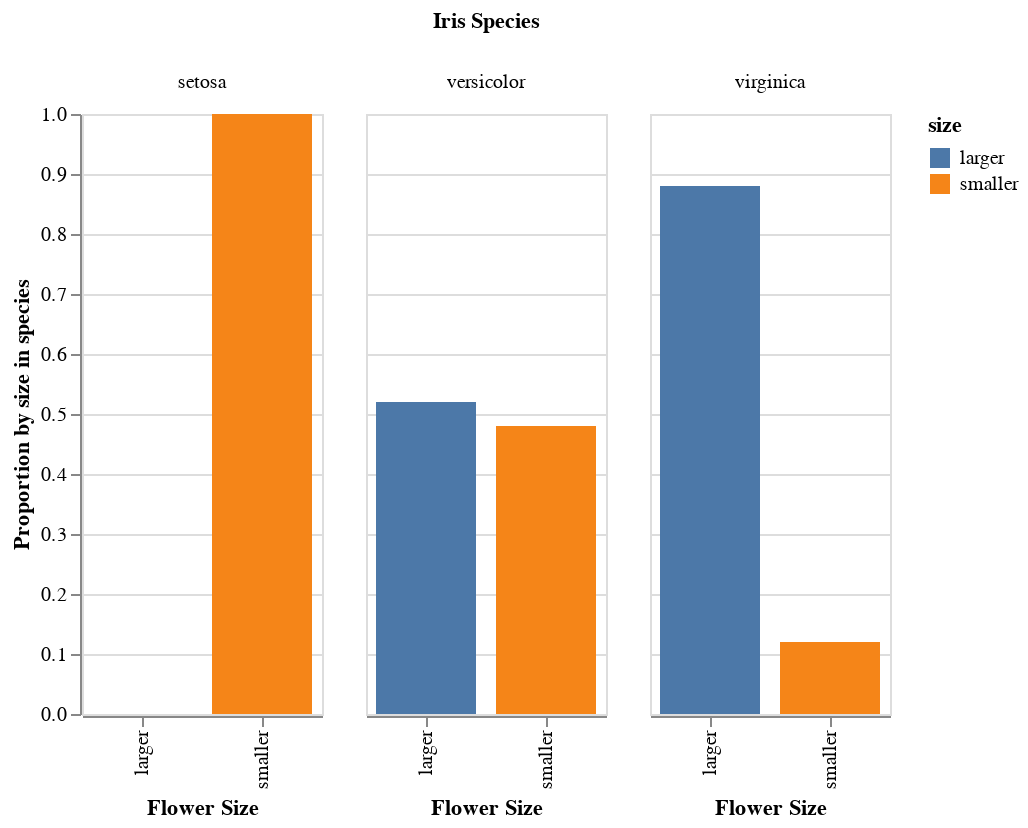

The cell this chart's notebook holds for it:
### Code cell
iris = pd.read_csv('iris.csv')


iris.columns = ["sepalLength","sepalWidth", "petalLength",
                  "petalWidth", "species"]


iris["larger"] = iris.sepalLength > iris.sepalLength.median()

countsOfLarger = iris.groupby(["species"]).larger.sum()
countsOfSmaller = iris.groupby("species").larger.count() - countsOfLarger


proportionOfLarger = countsOfLarger / iris.groupby('species').larger.count()
proportionOfSmaller = countsOfSmaller / iris.groupby('species').larger.count()

proportionsTable = pd.DataFrame({"smaller": proportionOfSmaller,
                                 "larger": proportionOfLarger,
                                 "smallerCount": countsOfSmaller,
                                 "largerCount": countsOfLarger})

proportionsTable["species"] = proportionsTable.index # index to column
proportionsTable.index = range(len(proportionsTable.index)) # default index

# from wide format to long (Tidy)
proportionsTable = pd.melt(proportionsTable, var_name="size", value_name="Proportion", 
                           id_vars=["species","smallerCount","largerCount"], value_vars=["smaller", "larger"])



# include the actual counts as well by unpivoting smallerCount/largerCount       
proportionsTable["Count"] = [proportionsTable.smallerCount[i] if proportionsTable["size"][i] == "smaller" else proportionsTable.largerCount[i] for i in range(proportionsTable.shape[0])]

# drop smallerCount and largerCount (not needed anymore)
proportionsTable = proportionsTable.drop(columns = ["smallerCount", "largerCount"])


print(proportionsTable.head(5)) # take a look at the data set



color_scale = alt.Scale(domain=["setosa","versicolor", "virginica"],
                        range=['#324aa8', '#32a852', '#a83232']) # Ware(2021), use the six basic colours 

alt.Chart(proportionsTable).mark_bar(width = 50).encode(
    x = alt.X("size:N", title = "Flower Size"),
    y = alt.Y("Proportion:Q", title = "Proportion by size in species"),
    column = alt.Column("species:O", title = "Iris Species"),
    color = alt.Color("size:N"),
    tooltip=['Proportion', "Count"]
).interactive().properties(
    width = 120  # larger width of the entire plot and the bars for clearer view & easier comparison
)

### Figure 1 — Vega-Lite specification as saved in the notebook (floating-point values rounded to 4 significant figures)
{"config": {"view": {"continuousWidth": 400, "continuousHeight": 300}}, "data": {"name": "data-76d7e4cf056c60e8142dda32a60a7453"}, "mark": {"type": "bar", "width": 50}, "encoding": {"color": {"type": "nominal", "field": "size"}, "column": {"type": "ordinal", "field": "species", "title": "Iris Species"}, "tooltip": [{"type": "quantitative", "field": "Proportion"}, {"type": "quantitative", "field": "Count"}], "x": {"type": "nominal", "field": "size", "title": "Flower Size"}, "y": {"type": "quantitative", "field": "Proportion", "title": "Proportion by size in species"}}, "selection": {"selector029": {"type": "interval", "bind": "scales", "encodings": ["x", "y"]}}, "width": 120, "$schema": "https://vega.github.io/schema/vega-lite/v4.8.1.json", "datasets": {"data-76d7e4cf056c60e8142dda32a60a7453": [{"species": "setosa", "size": "smaller", "Proportion": 1.0, "Count": 50}, {"species": "versicolor", "size": "smaller", "Proportion": 0.48, "Count": 24}, {"species": "virginica", "size": "smaller", "Proportion": 0.12, "Count": 6}, {"species": "setosa", "size": "larger", "Proportion": 0.0, "Count": 0}, {"species": "versicolor", "size": "larger", "Proportion": 0.52, "Count": 26}, {"species": "virginica", "size": "larger", "Proportion": 0.88, "Count": 44}]}}
